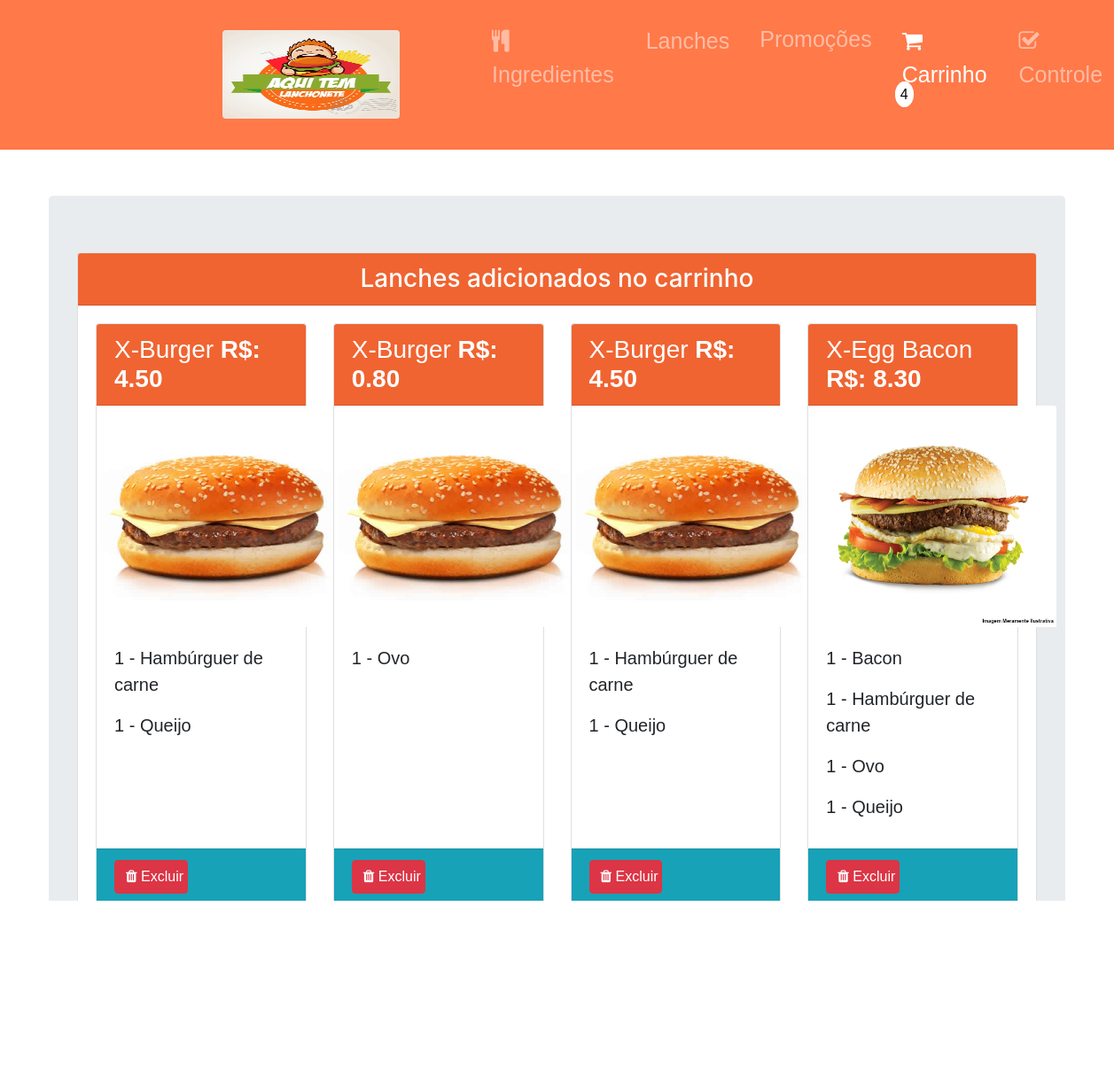
Page /shoppingcar/ on the earlier database version.
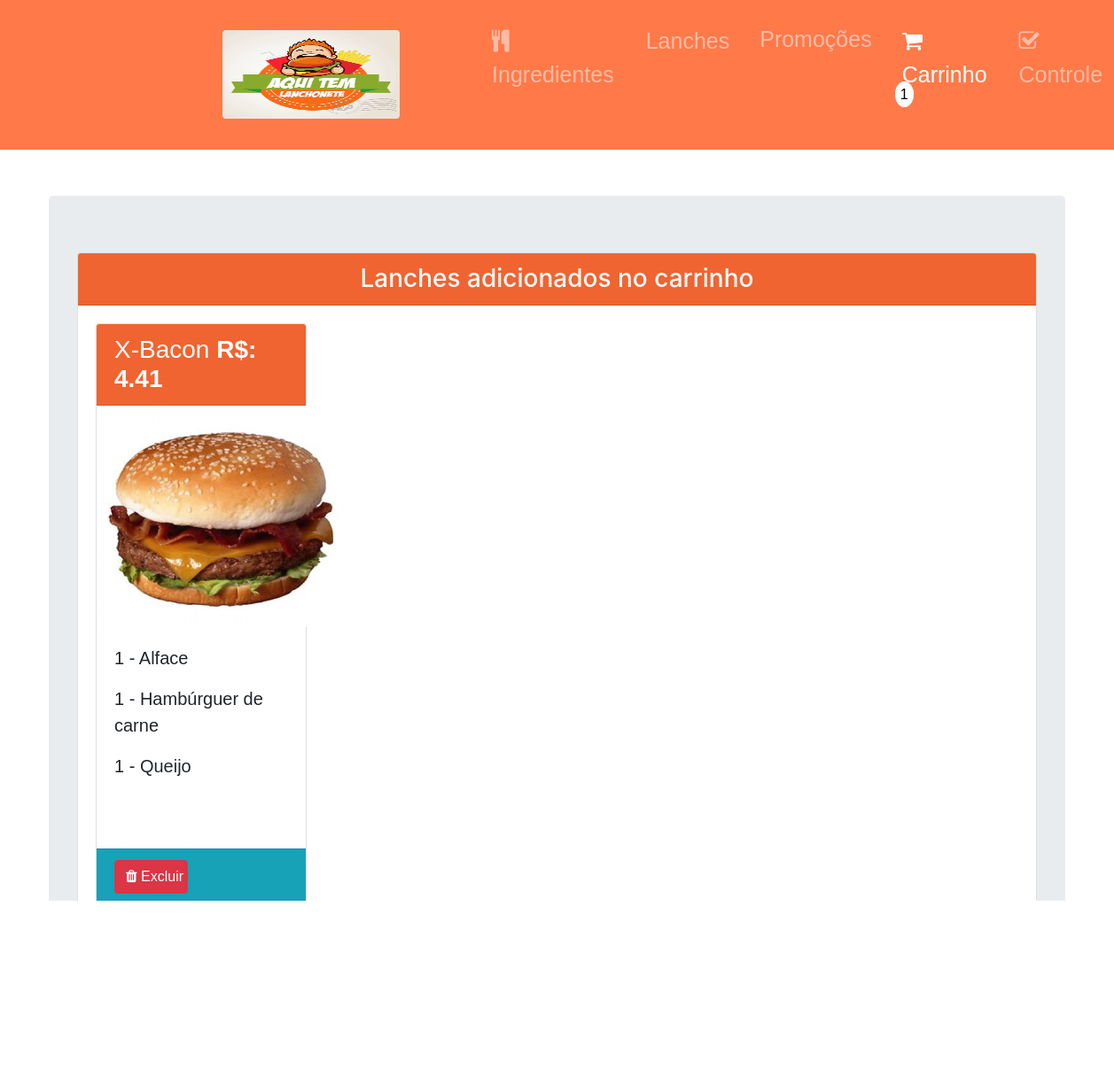
Same page on the later database version.
### snackbar/models.py (models this page shows)
class SoppingCart(models.Model):
    name_snack = models.CharField(max_length=255, null=False, verbose_name="Nome do Ingrediente")
    img_snack = models.CharField(max_length=255, null=False, verbose_name="foto do lanche")
    amount_lettuce = models.IntegerField(null=False, verbose_name="Quantidade de alface")
    amount_bacon = models.IntegerField(null=False, verbose_name="Quantidade de Bacon")
    amount_burger = models.IntegerField(null=False, verbose_name="Quantidade de Hambúguer de carne")
    amount_egg = models.IntegerField(null=False, verbose_name="Quantidade de ovo")
    amount_cheese = models.IntegerField(null=False, verbose_name="Quantidade de queijo")
    price = models.FloatField(null=True, verbose_name="Valor do lanche")
    is_buy = models.BooleanField(null=False, default=False, verbose_name="True - Lanche comprado, False - No carrinho.")

### snackbar/views.py (the view)
# urls.py: path('shoppingcar/', views.shopping_car),
def shopping_car(request):
    sopping_cart = SoppingCart.objects.filter(is_buy=False)
    return render(request, 'shopping_car.html', {'sopping_cart':sopping_cart})

### snackbar/templates/shopping_car.html (shortened to what this page needs)
{% extends "base.html" %}
{% load static %}
{% block content %}
<div class="container-fluid" id="snacks_list">
    <div class="col-md-12 col-lg-12 col-xs-12" id="snack_card">
        <div class="jumbotron">
            <div class="card">
                <h3 class="card-header text-white no-margin text-center" id="card_header"> Lanches adicionados no carrinho </h3>
                <div class="card-body">
                    <div class="row">
                        {% for snack in sopping_cart %}
                        <div class="col-md-3 col-xs-12" id="snack_card">
                            <div class="card">
                                <h3 class="card-header text-white no-margin" id="card_header"> {{snack.name_snack}} <b class="text-left">R$: {{snack.price|floatformat:2 }}</b>  </h3>
                                <div class="card-block">
                                {% with 'img/'|add:snack.img_snack as image_static %}
                                    <img class="card-img-top" src="{% static image_static %}" id="img_snack" alt="Card image cap" />
                                {% endwith %}
                                </div>
                                <div class="card-body" id="shopCardBody">
                                    {%if snack.amount_lettuce > 0%} <p> {{ snack.amount_lettuce }} - Alface</p>{% endif %}
                                    {%if snack.amount_bacon > 0%} <p> {{ snack.amount_bacon }} - Bacon</p>{% endif %}
                                    {%if snack.amount_burger > 0%} <p> {{snack.amount_burger }} - Hambúrguer de carne</p>{% endif %}
                                    {%if snack.amount_egg > 0%} <p> {{snack.amount_egg }} - Ovo</p> {% endif %}
                                    {%if snack.amount_cheese > 0%} <p>  {{snack.amount_cheese }} - Queijo</p> {% endif %}
                                </div>
                                <div class="card-footer bg-info text-white">
                                    <div class="row">
                                    <div class="col-lg-6 col-md-6 col-xs-12">
                                        <button type="button" onclick="excludeSnack('{{snack.id}}')"class="btn btn-danger block">
                                            <i class="fa fa-trash" aria-hidden="true"></i>
                                            Excluir
                                        </button>
                                    </div>
                                    <div class="col-lg-12 col-md-12 col-xs-12">
                                        <button onclick="buySnack('{{snack.id}}')" type="button" class="btn btn-success block">
                                            <i class="fa fa-credit-card-alt" aria-hidden="true"></i>
                                            <i class="fa fa-money" aria-hidden="true"></i>
                                        </button>
                                    </div>
                                    </div>
                                </div>
                            </div>
                        </div>
                    {% endfor %}
                    </div>
                </div>
            </div>
        </div>
    </div>
</div>
{% endblock content %}

### snackbar/templates/base.html (shortened to what this page needs)
<!DOCTYPE html>
{% load static %}
<html>
<head>
    <link rel="stylesheet" type="text/css" href="{% static 'css/bootstrap.min.css'%}">
    <link rel="stylesheet" type="text/css" href="{% static 'css/style.css'%}">
    <link href="https://stackpath.bootstrapcdn.com/font-awesome/4.7.0/css/font-awesome.min.css" rel="stylesheet">
</head>
<body>
<nav id="navbar_header" class="navbar navbar-expand-lg navbar-dark bg-dark">
    <a class="navbar-brand" href="/snacks/"><img src="{% static 'img/logo.jpg' %}" alt="Logo" class="rounded img_logo" ></a>
    <div class="collapse navbar-collapse" id="navbarNavDropdown">
        <ul class="navbar-nav">
            <li {%if request.path == '/snacks/ingredients/' %}class="nav-item active" {% else %} class="nav-item" {%endif%} >
                <a class="nav-link" href="/snacks/ingredients/"><i class="fa fa-cutlery" aria-hidden="true"></i> Ingredientes </a>
            </li>
            <li {%if request.path == '/snacks/' or '/snacks/more/' in request.path %}class="nav-item active" {% else %} class="nav-item" {%endif%} >
                <a  class="nav-link" href="/snacks/"> Lanches </a>
            </li>
            <li {%if request.path == '/promotions/' %} class="nav-item active" {%else%} class="nav-link" {% endif %} >
                <a  class="nav-link"  href="/promotions/">Promoções</a>
            </li>
            <li {%if request.path == '/shoppingcar/' %} class="nav-item active" {% else %}class="nav-item" {% endif %}>
                <a class="nav-link" href="/shoppingcar/"><i class="fa fa-shopping-cart" aria-hidden="true"></i> Carrinho
                    {% if sopping_cart.count > 0 %} <i class="numberCircle">{{sopping_cart.count}} </i>{% endif %} </a>
            </li>
            <li {%if request.path == '/snacks/controle/' %} class="nav-item active" {% else %}class="nav-item" {% endif %}>
                <a class="nav-link" {%if request.path != '/snacks/controle/' %} onclick="buyControll()" {% endif %}><i class="fa fa-check-square-o" aria-hidden="true"></i> Controle
                 </a>
            </li>
        </ul>
      </div>
</nav>
    {% block content %}
    {% endblock %}
</body>
</html>

### static/css/style.css (style rules this page uses)
#navbar_header { padding: 10px !important; background-color: rgb(255, 121, 73) !important; font-family: Verdana, Geneva, Tahoma, sans-serif !important; font-size: 25px !important; padding-left: 20% !important; }
.img_logo { height: 100px !important; width: 200px !important; }
#img_snack { height: 250px !important; width: 280px !important; }
.navbar-collapse { margin-left: 7% !important; }
.nav-item { padding: 10px !important; }
#snacks_list { margin-top: 1% !important; padding: 40px !important; }
#card_header { background-color: rgb(240, 100, 49) !important;; }
.block { width: 100%; cursor: pointer; text-align: center; color: white; margin-bottom: 10px !important; }
#snack_card { padding-bottom: 15px !important; }
.card-body { font-family: Verdana, Geneva, Tahoma, sans-serif !important; font-size: 20px !important; }
.numberCircle { border-radius: 50%; width: 10px; height: 10px; padding: 4px; background: rgb(255, 255, 255) !important; border: 2px solid rgba(255,255,255,.5); color: #000; text-align: center; font: 16px Arial, sans-serif; font-style: bold !important; position: relative; margin-left: -8px; top: -18px; }
#shopCardBody { height: 250px !important; }

Differences in the rows shown:
no longer on this page (row edited): SoppingCart: name_snack "X-Burger", price "4.50", amount_burger "1", amount_cheese "1"
removed SoppingCart: name_snack "X-Burger", price "0.80", amount_egg "1"
no longer on this page (row edited): SoppingCart: name_snack "X-Burger", price "4.50", amount_burger "1", amount_cheese "1"
no longer on this page (row edited): SoppingCart: name_snack "X-Egg Bacon", price "8.30", amount_bacon "1", amount_burger "1", amount_egg "1", amount_cheese "1"
added SoppingCart: name_snack "X-Bacon", price "4.41", amount_lettuce "1", amount_burger "1", amount_cheese "1"
Other differences:
{{ sopping_cart.count }}: "4" → "1"
